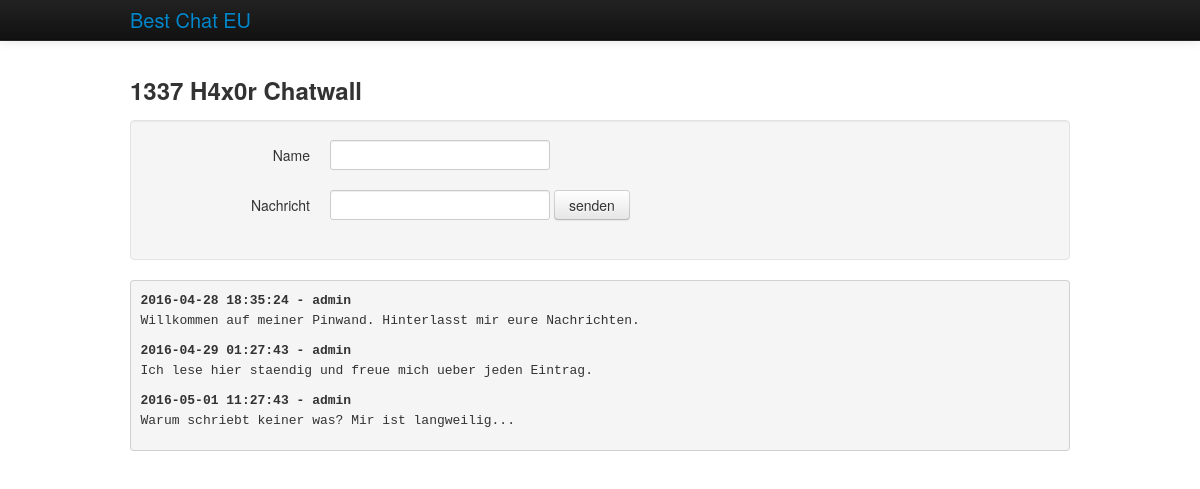
Screenshot of /stealer/index.php with the database file from the repository.
### tables this page shows
CREATE TABLE `posts` (
  `id` int(11) NOT NULL AUTO_INCREMENT,
  `timestamp` timestamp NOT NULL DEFAULT CURRENT_TIMESTAMP ON UPDATE CURRENT_TIMESTAMP,
  `user` varchar(255) DEFAULT NULL,
  `inhalt` varchar(255) DEFAULT NULL,
  PRIMARY KEY (`id`)
);

### stealer/index.php (the view, shortened to what this page needs)
<?php
include("./dbconnect.php");
$db = new mysqli($servername,$dbuser,$dbpassword,'sqli');
$sql = <<<SQL
SELECT timestamp, user, inhalt
FROM posts
SQL;
    if($stmt = $db->prepare($sql)){
	    $stmt -> execute();
	    $stmt -> bind_result($db_timestamp, $db_name, $db_msg);
    }
?>
<!DOCTYPE html>
<html lang="de">
  <head>
    <link href="css/style.css" rel="stylesheet">
  </head>
  <body>
    <div class="navbar navbar-inverse navbar-fixed-top">
      <div class="navbar-inner">
	<div class="container">
	  <span class="brand"><a href="/">Best Chat EU</a></span>
	</div>
      </div>
    </div>
    <div class="container">
    	<h3>1337 H4x0r Chatwall</h3>
    	<form class="well form-horizontal" method="post">
        	    <div class="control-group">
        	    <label class="control-label" for="name">Name</label>
        	    <div class="controls">
        	    <input type="text" name="name"/>
						  </div></div>
						  <div class="control-group">
							<label class="control-label" for="msg">Nachricht</label>
							<div class="controls">
							<input type="text" name="msg"/>
        	    <button type="submit" class="btn" value="clicked">senden</button>
        	    </div></div>
        </form>
		<?php
		    echo "<pre>";
		    while ($stmt->fetch()) {
                echo "<b>";
                printf ("%s - %s", $db_timestamp, $db_name);
                echo "</b><br />";
								printf ("%s", $db_msg);
            }
            echo "</pre>";
    ?>
    </div>
  </body>
</html>

### rows the page displays
posts: timestamp "2016-04-28 18:35:24", user "admin", inhalt "Willkommen auf meiner Pinwand. Hinterlasst mir eure Nachrichten."
posts: timestamp "2016-04-29 01:27:43", user "admin", inhalt "Ich lese hier staendig und freue mich ueber jeden Eintrag."
posts: timestamp "2016-05-01 11:27:43", user "admin", inhalt "Warum schriebt keiner was? Mir ist langweilig..."
